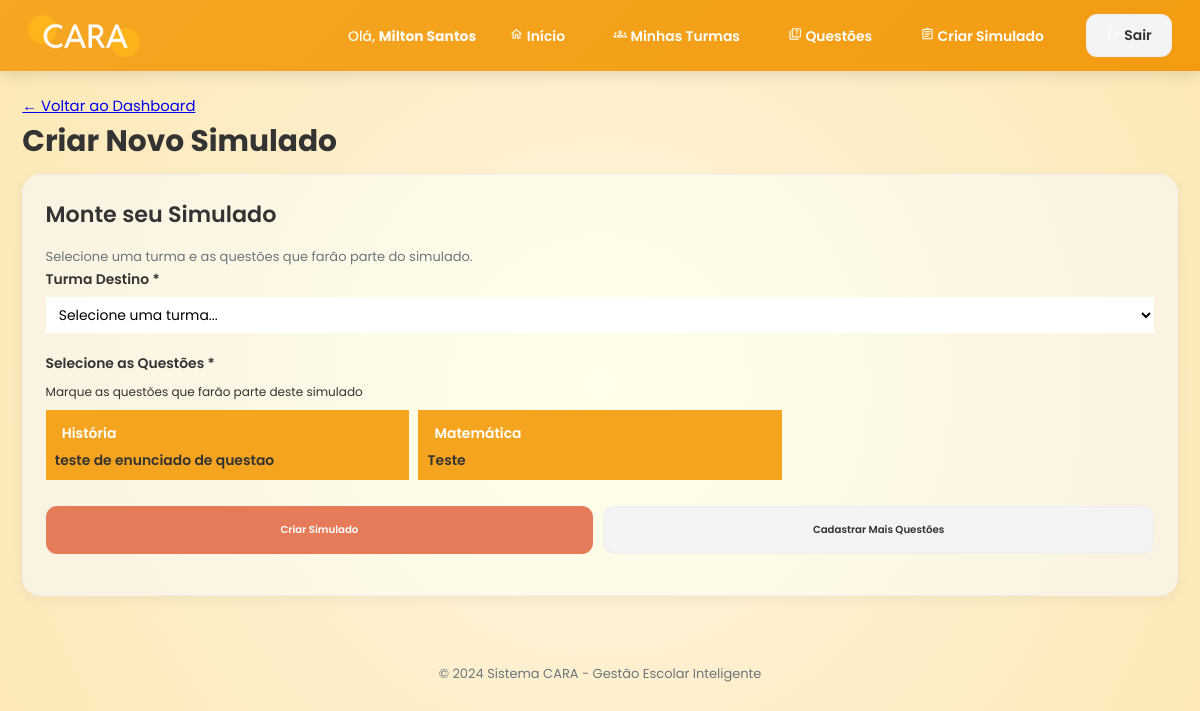
The page /criar-simulado/ (signed in) on the database its author committed.
### escola/models.py (models this page shows, shortened)
class Questao(models.Model):
    enunciado = models.TextField()
    resposta = models.TextField()
    materia = models.CharField(max_length=100)
    autor = models.ForeignKey(Professor, on_delete=models.CASCADE, related_name="questoes_criadas")
    data_criacao = models.DateTimeField(auto_now_add=True)
    class Meta:
        ordering = ['-data_criacao']
        verbose_name = 'Questão'
        verbose_name_plural = 'Questões'

### escola/views.py (the view)
    def wrapper(request, *args, **kwargs):
        if not hasattr(request.user, 'professor'):
            return HttpResponseForbidden("Acesso negado")
        return view_func(request, *args, **kwargs)

### escola/views.py (called while the page is built, shortened)
def professor_required(view_func):
    def wrapper(request, *args, **kwargs):
        if not hasattr(request.user, 'professor'):
            return HttpResponseForbidden("Acesso negado")
        return view_func(request, *args, **kwargs)
    return wrapper

@login_required
@professor_required
def criar_simulado(request):
    professor = request.user.professor
    questoes = Questao.objects.filter(autor=professor)
    turmas = professor.turmas.all()
    return render(request, 'professor/criar_simulado.html', {
        'questoes': questoes,
        'turmas': turmas
    })

### escola/templates/professor/criar_simulado.html (shortened to what this page needs)
{% extends 'base.html' %}
{% block content %}
    <a href="{% url 'dashboard' %}">&larr; Voltar ao Dashboard</a>
    <h1>Criar Novo Simulado</h1>
    <div class="card">
        <h2>Monte seu Simulado</h2>
        <p class="subtitle">Selecione uma turma e as questões que farão parte do simulado.</p>
        <form action="{% url 'criar_simulado' %}" method="POST" class="form-simulado">
            <div class="form-group">
                <label for="turma">Turma Destino *</label>
                <select name="turma" id="turma" required>
                    <option value="">Selecione uma turma...</option>
                </select>
            </div>
            <div class="form-group">
                <label>Selecione as Questões *</label>
                <p class="hint">Marque as questões que farão parte deste simulado</p>
                {% if questoes %}
                    <div class="questoes-selection">
                        {% for questao in questoes %}
                            <div class="questao-checkbox-item">
                                <label for="questao-{{ questao.id }}">
                                    <div class="questao-preview">
                                        <span class="materia-tag">{{ questao.materia }}</span>
                                        <p class="questao-enunciado">{{ questao.enunciado|truncatewords:15 }}</p>
                                    </div>
                                </label>
                            </div>
                        {% endfor %}
                    </div>
                    <div class="form-actions">
                        <button type="submit" class="btn btn-primary btn-large">Criar Simulado</button>
                        <a href="{% url 'banco_questoes' %}" class="btn btn-secondary btn-large">Cadastrar Mais Questões</a>
                    </div>
                {% else %}
                    <div class="empty-state">
                        <div class="empty-icon">❓</div>
                        <p>Você ainda não cadastrou nenhuma questão.</p>
                        <a href="{% url 'banco_questoes' %}" class="btn btn-primary">Cadastrar Questões</a>
                    </div>
                {% endif %}
            </div>
        </form>
    </div>
{% endblock %}

### escola/templates/base.html (shortened to what this page needs)
{% load static %}
<!DOCTYPE html>
<html lang="pt-br">
<head>
    <link rel="stylesheet" href="{% static 'css/style.css' %}">
</head>
<body>
    <header class="navbar">
        <div class="logo-container">
            <img src="{% static 'img/Vector.png' %}" alt="CARA Logo" class="logo">
        </div>
        <nav>
            {% if user.is_authenticated %}
                <span>Olá, <strong>{{ user.get_full_name|default:user.username }}</strong></span>
                <a href="{% url 'dashboard' %}">
                    <span class="material-icons-outlined">home</span>
                    Início
                </a>
                {% if user.professor %}
                    <a href="{% url 'lista_turmas' %}">
                        <span class="material-icons-outlined">groups</span>
                        Minhas Turmas
                    </a>
                    <a href="{% url 'banco_questoes' %}">
                        <span class="material-icons-outlined">quiz</span>
                        Questões
                    </a>
                    <a href="{% url 'criar_simulado' %}">
                        <span class="material-icons-outlined">assignment</span>
                        Criar Simulado
                    </a>
                {% elif user.is_superuser %}
                    <a href="/admin/">
                        <span class="material-icons-outlined">admin_panel_settings</span>
                        Admin
                    </a>
                {% endif %}
                <form action="{% url 'logout' %}" method="post" style="display: inline; margin-left: 1rem;">
                    <button type="submit" class="btn btn-secondary">
                        <span class="material-icons-outlined">logout</span>
                        Sair
                    </button>
                </form>
            {% endif %}
        </nav>
    </header>
    <main class="container">
        {% block content %}
        {% endblock %}
    </main>
    <footer style="text-align: center; padding: 3rem 2rem; color: var(--text-secondary); font-size: 1.4rem;">
        <p>&copy; 2024 Sistema CARA - Gestão Escolar Inteligente</p>
    </footer>
</body>
</html>

### static/css/style.css (style rules this page uses)
:root { --color-primary: #f5a623; --color-secondary: #ffc107; --color-terciaria: #f39c12; --bg-main: #FFF5df; --bg-card: #ffffec; --bg-card-add: #FFEFE7; --bg-tab: #F4F4F4; --border-light: #F0F0F0; --color-stat-circle: #FDD160; --color-add-button: #E67B59; --color-pink-light: #F8B4BF; --color-bar-light: #F8B4BF; --color-bar-accent: #E67B59; --text-primary: #000000; --text-secondary: #555555; --text-tertiary: #555555; --text-placeholder: #555555; --color-success: #27ae60; --color-warning: #f39c12; --color-danger: #e74c3c; }
html { font-size: 62.5%; scroll-behavior: smooth; }
* { margin: 0; padding: 0; box-sizing: border-box; }
body { font-family: 'Poppins', sans-serif; background: radial-gradient(circle, #FFF5df, #fce8b4); color: var(--text-primary); font-size: 1.6rem; line-height: 1.6; min-height: 100vh; }
.navbar { background: linear-gradient(135deg, var(--color-primary), var(--color-terciaria)); padding: 1.5rem 3rem; display: flex; justify-content: space-between; align-items: center; box-shadow: 0 0.4rem 1.5rem rgba(0, 0, 0, 0.1); position: sticky; top: 0; z-index: 1000; }
.navbar .logo-container { display: flex; align-items: center; gap: 1.5rem; }
.navbar .logo-container img { height: 4.5rem; width: auto; }
.navbar nav { display: flex; align-items: center; gap: 2rem; }
.navbar nav a { color: white; text-decoration: none; padding: 0.8rem 1.6rem; border-radius: 1.2rem; transition: all 0.3s ease; font-weight: 600; font-size: 1.5rem; }
.navbar nav span { color: rgba(255, 255, 255, 0.95); font-weight: 500; font-size: 1.5rem; }
.container { max-width: 160rem; margin: 0 auto; padding: 2.4rem; }
.card { background: radial-gradient(circle, #ffffec, #faf2e0); border-radius: 2rem; padding: 2.4rem; box-shadow: 0 0.4rem 1.5rem rgba(0, 0, 0, 0.05); margin-bottom: 2rem; border: 1px solid var(--border-light); transition: all 0.3s ease; }
h1 { color: var(--text-primary); font-size: 3.2rem; margin-bottom: 1rem; font-weight: 700; }
h2 { color: var(--text-primary); font-size: 2.4rem; margin-bottom: 1.5rem; font-weight: 600; }
p { font-size: 1.4rem; color: var(--text-secondary); line-height: 1.6; }
.btn { display: inline-block; padding: 1rem 2rem; border: none; border-radius: 1.2rem; text-decoration: none; font-weight: 600; text-align: center; cursor: pointer; transition: all 0.3s ease; font-size: 1.5rem; font-family: 'Poppins', sans-serif; }
.btn-primary { background-color: var(--color-add-button); color: white; }
.btn-secondary { background-color: var(--bg-tab); color: var(--text-primary); border: 2px solid var(--border-light); }
.form-group { margin-bottom: 2rem; }
.form-group label { display: block; margin-bottom: 0.8rem; font-weight: 600; color: var(--text-primary); font-size: 1.5rem; }
.form-group input, .form-group textarea, .form-group select { width: 100%; padding: 1.2rem 2rem; border: 2px solid var(--border-light); border-radius: 1.2rem; font-size: 1.5rem; font-family: 'Poppins', sans-serif; background-color: white; transition: all 0.3s ease; }
:root { --color-primary: #f5a623; --color-secondary: #ffc107; --text-primary: #333; --text-secondary: #6c757d; }
@media (max-width: 1200px) { html { font-size: 58%; } }

### escola/templates/professor/criar_simulado.html (style rules this page uses)
.form-simulado { max-width: 100%; }
.form-group select { width: 100%; padding: 0.75rem 1rem; border: 1px solid var(--cor-borda); border-radius: var(--borda-radius-pequeno); font-size: 1.5rem; }
.hint { color: var(--cor-texto-claro); font-size: 1.3rem; margin-top: 0.25rem; }
.questoes-selection { display: grid; grid-template-columns: repeat(auto-fill, minmax(300px, 1fr)); gap: 1rem; margin-top: 1rem; }
.questao-checkbox-item { position: relative; }
.questao-checkbox-item label { display: block; padding: 1rem; background: #f5a41f; border: 10px solid var(--cor-borda); border-radius: 5px var(--borda-radius-pequeno); cursor: pointer; transition: all 0.3s ease; }
.materia-tag { display: inline-block; background: var(--cor-secundaria); color: white; padding: 0.25rem 0.75rem; border-radius: 12px; font-size: 1.5rem; font-weight: 600; margin-bottom: 0.5rem; }
.questao-enunciado { margin: 0; color: var(--cor-texto); font-size: 1.5rem; line-height: 1.4; }
.form-actions { display: flex; gap: 1rem; margin-top: 2rem; }
.btn-large { flex: 1; padding: 1.5rem; font-size: 1.1rem; }

### rows shown on the page
Questao: materia "História", enunciado "teste de enunciado de questao"
Questao: materia "Matemática", enunciado "Teste"

### other values the page prints
{{ user.get_full_name|default:user.username }} "Milton Santos"
